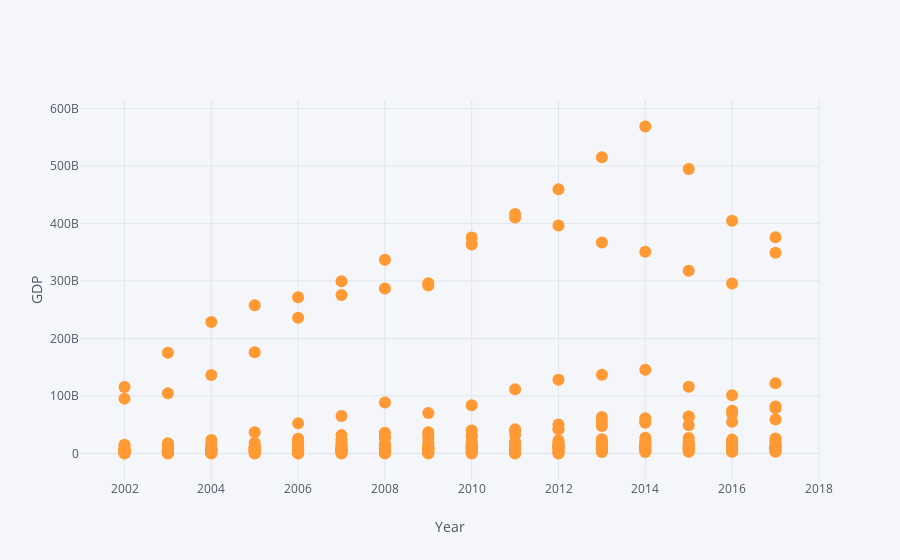

This figure's notebook cell:
### Code cell
Combined_Aid_GDP.iplot(kind='line', x='Year', mode='markers', y='GDP', text='Country',
             xTitle='Year', yTitle='GDP',
             filename='Aid_vs_GDP_bubbleplot')

### Figure 1 — Plotly figure (JSON) as saved in the notebook; plotly's stock layout.template omitted (floating-point values rounded to 4 significant figures; data arrays with more than 128 entries replaced by an {"elided": "..."} marker saying what was removed)
{"data": [{"line": {"color": "rgba(255, 153, 51, 1.0)", "dash": "solid", "shape": "linear", "width": 1.3}, "marker": {"size": 12, "symbol": "circle"}, "mode": "markers", "name": "GDP", "text": {"elided": "288 str values"}, "type": "scatter", "uid": "ba05cfc3-57f9-4364-a50c-febe20b2bf44", "x": {"elided": "288 int values"}, "y": {"elided": "288 float values"}}], "layout": {"legend": {"bgcolor": "#F5F6F9", "font": {"color": "#4D5663"}}, "paper_bgcolor": "#F5F6F9", "plot_bgcolor": "#F5F6F9", "title": {"font": {"color": "#4D5663"}}, "xaxis": {"gridcolor": "#E1E5ED", "showgrid": true, "tickfont": {"color": "#4D5663"}, "title": {"font": {"color": "#4D5663"}, "text": "Year"}, "zerolinecolor": "#E1E5ED"}, "yaxis": {"gridcolor": "#E1E5ED", "showgrid": true, "tickfont": {"color": "#4D5663"}, "title": {"font": {"color": "#4D5663"}, "text": "GDP"}, "zerolinecolor": "#E1E5ED"}}}
